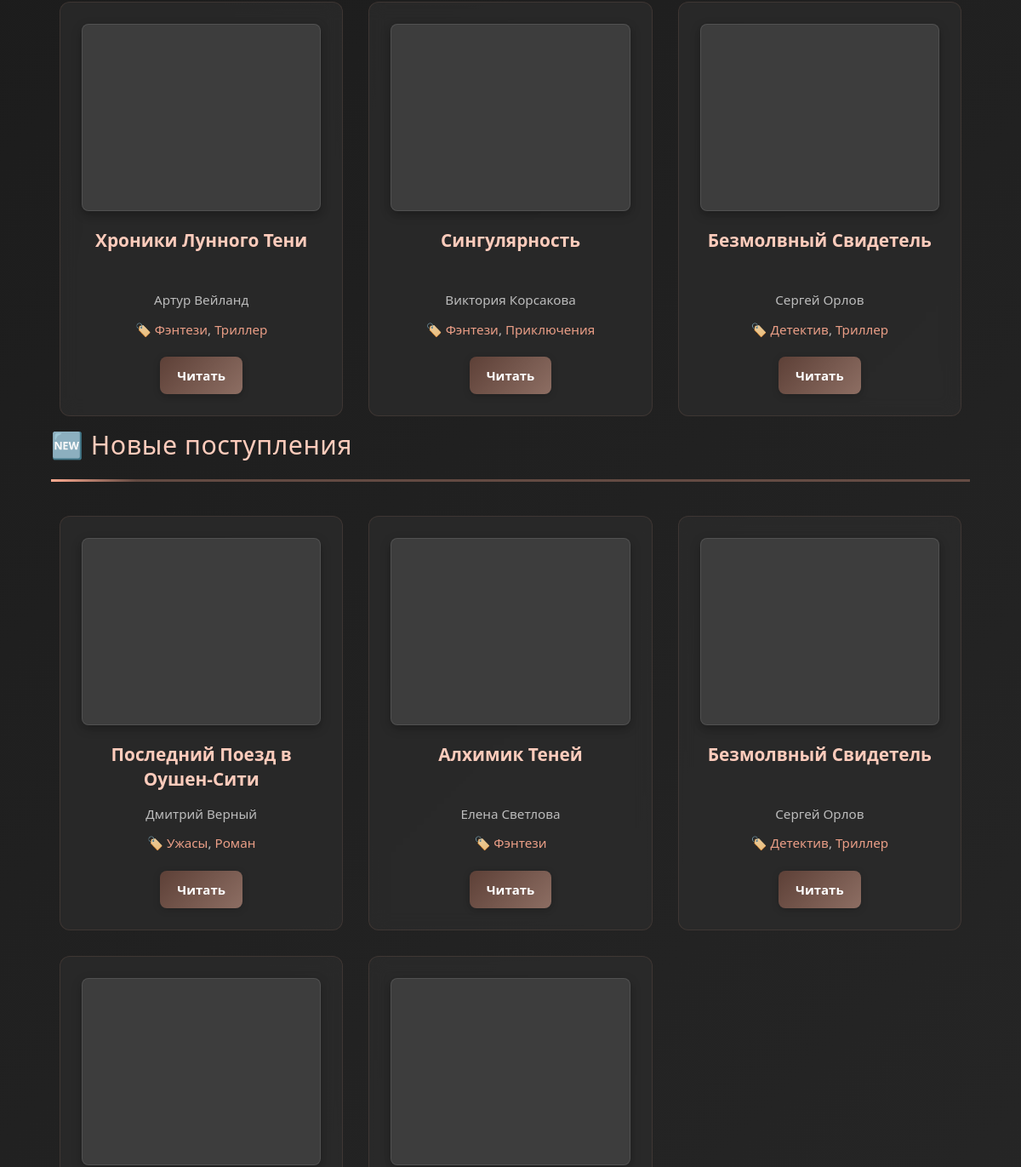
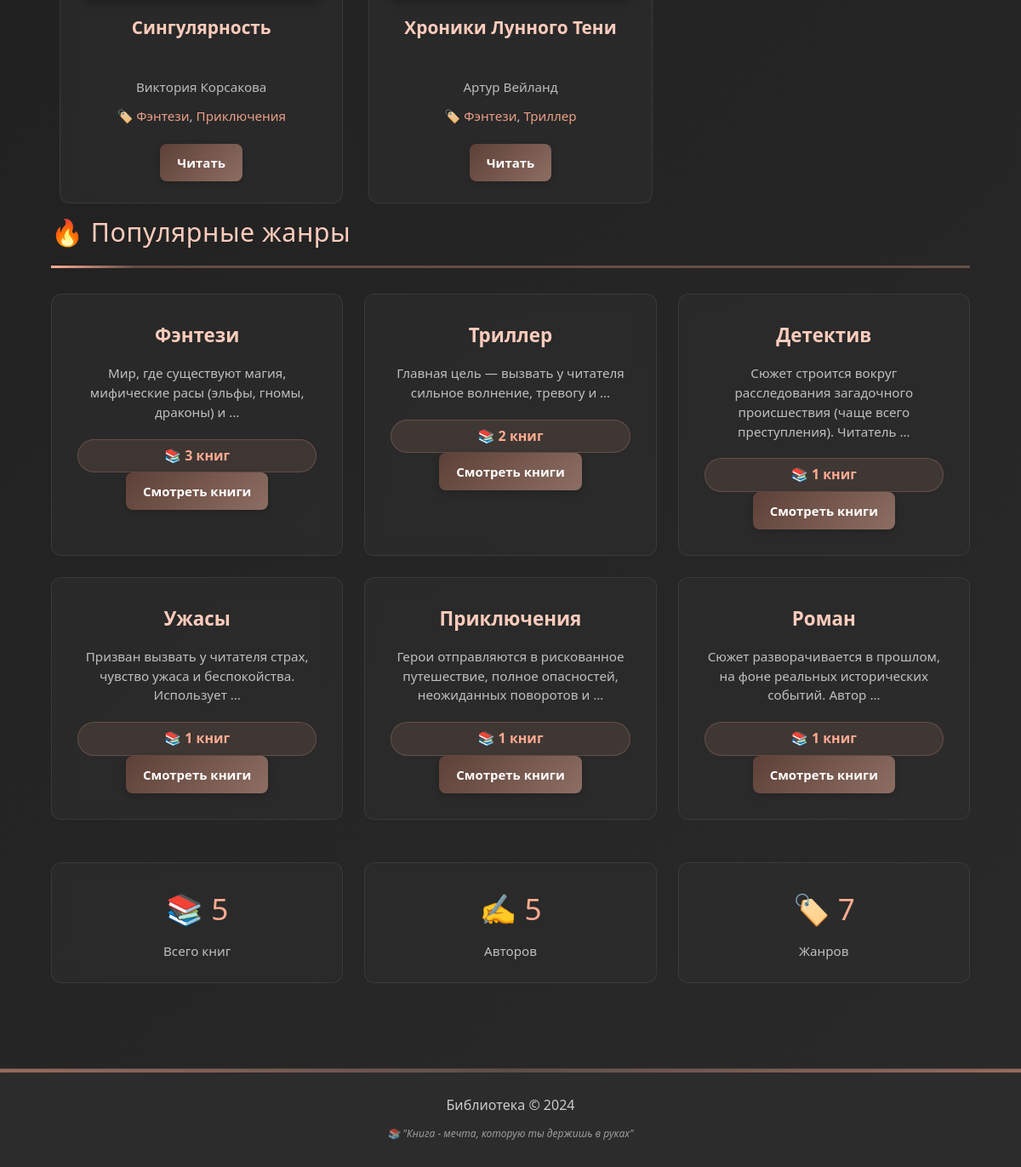
The app's page / (lower part), older data (2 pictures, top to bottom).
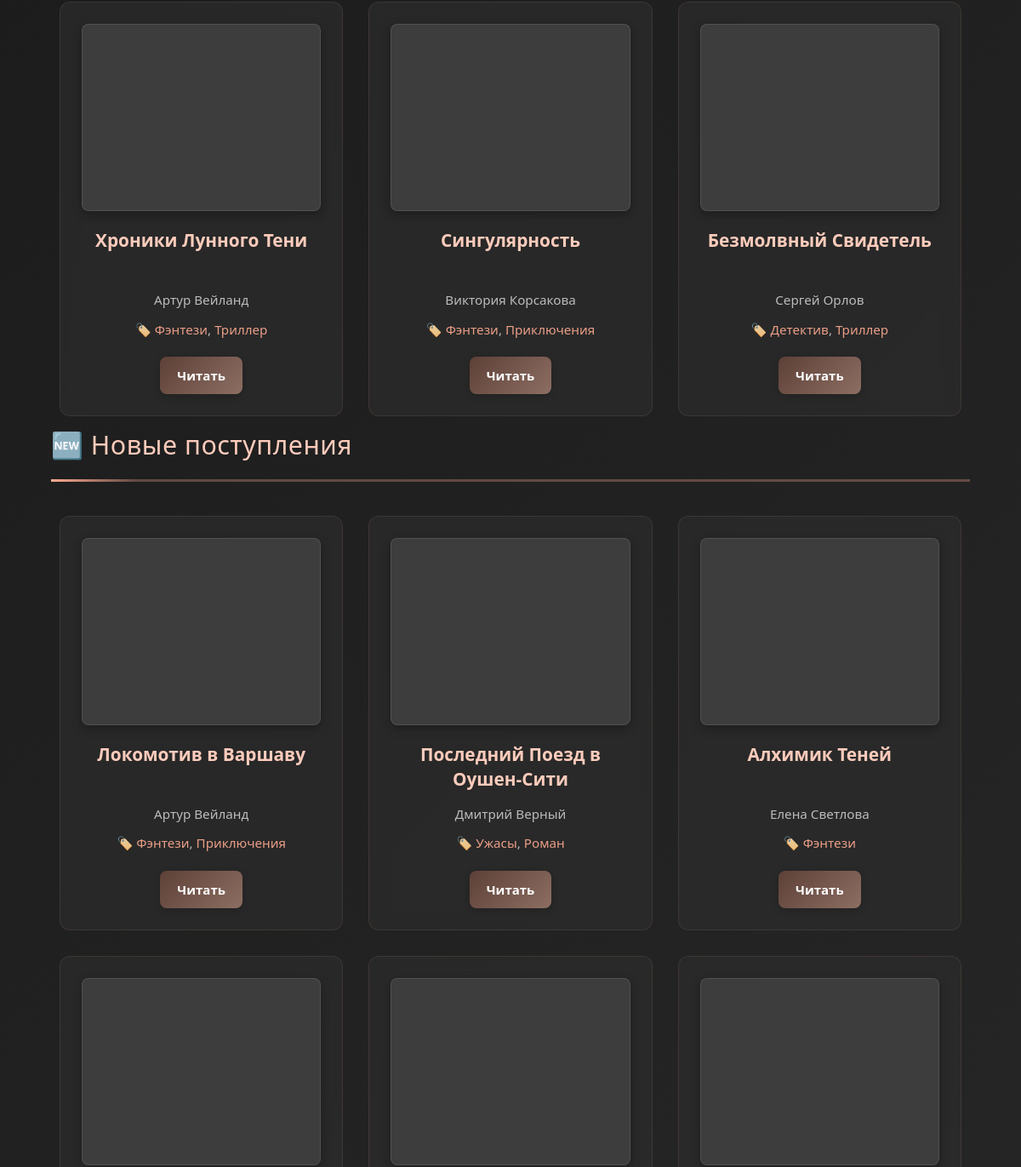
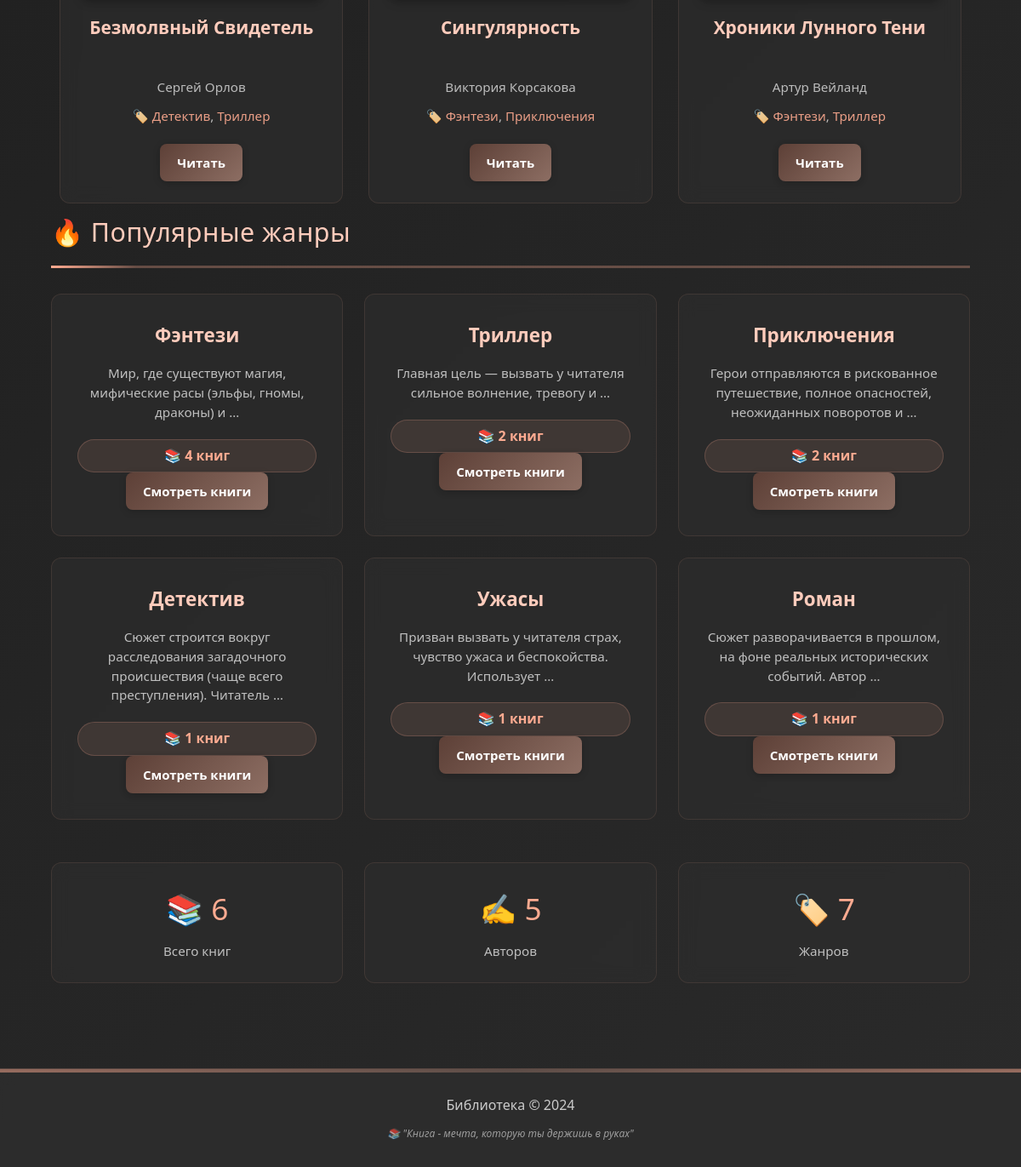
The same page, newer data (2 pictures, top to bottom).
### library/models.py (models this page shows, shortened)
class Book(models.Model):
    title = models.CharField(max_length=200, verbose_name="Название")
    author = models.ForeignKey(Author, on_delete=models.CASCADE, verbose_name="Автор")
    genres = models.ManyToManyField(Genre, blank=True, verbose_name="Жанры")
    year = models.IntegerField(verbose_name="Год издания")
    pages = models.IntegerField(null=True, blank=True, verbose_name="Количество страниц")
    description = models.TextField(blank=True, verbose_name="Описание")
    cover_url = models.URLField(blank=True, verbose_name="Ссылка на обложку")
    file_url = models.URLField(blank=True, verbose_name="Ссылка на файл книги")
    is_featured = models.BooleanField(default=False, verbose_name="Рекомендуемая")
    created_at = models.DateTimeField(auto_now_add=True)
    class Meta:
        verbose_name = "Книга"
        verbose_name_plural = "Книги"

class Author(models.Model):
    name = models.CharField(max_length=100, verbose_name="Имя автора")
    bio = models.TextField(blank=True, verbose_name="Биография")
    avatar_url = models.URLField(blank=True, verbose_name="Ссылка на аватар")
    birth_date = models.DateField(null=True, blank=True, verbose_name="Дата рождения")
    death_date = models.DateField(null=True, blank=True, verbose_name="Дата смерти")
    country = models.CharField(max_length=100, blank=True, verbose_name="Страна")
    created_at = models.DateTimeField(auto_now_add=True)
    class Meta:
        verbose_name = "Автор"
        verbose_name_plural = "Авторы"

class Genre(models.Model):
    name = models.CharField(max_length=100, verbose_name="Название жанра")
    description = models.TextField(blank=True, verbose_name="Описание жанра")
    class Meta:
        verbose_name = "Жанр"
        verbose_name_plural = "Жанры"

### library/views.py (the view)
# urls.py: path('', views.home, name='home'),
def home(request):
    featured_books = Book.objects.filter(is_featured=True, author__isnull=False).prefetch_related('genres', 'author')[:6]
    recent_books = Book.objects.filter(author__isnull=False).prefetch_related('genres', 'author').order_by('-created_at')[:8]
    total_books = Book.objects.filter(author__isnull=False).count()
    total_authors = Author.objects.count()
    total_genres = Genre.objects.count()
    popular_genres = Genre.objects.annotate(book_count=Count('book')).order_by('-book_count')[:6]
    return render(request, 'home.html', {
        'featured_books': featured_books,
        'recent_books': recent_books,
        'total_books': total_books,
        'total_authors': total_authors,
        'total_genres': total_genres,
        'popular_genres': popular_genres
    })

### library/templates/home.html (shortened to what this page needs)
{% extends 'base.html' %}
{% block content %}
{% if featured_books %}
<section class="featured-books">
    <div class="books-grid">
        {% for book in featured_books %}
        <div class="book-card">
            <div class="book-cover {% if not book.cover_url %}no-cover{% endif %}"
                 {% if book.cover_url %}style="background-image: url('{{ book.cover_url }}')"{% endif %}>
            </div>
            <h3 class="book-title">{{ book.title }}</h3>
            <p class="book-meta">{{ book.author.name }}</p>
            {% if book.genres.all %}
                <p class="book-meta">
                    🏷️
                    {% for genre in book.genres.all|slice:":2" %}
                        <span style="color: #ffab91;">{{ genre.name }}</span>{% if not forloop.last %}, {% endif %}
                    {% endfor %}
                </p>
            {% endif %}
            <a href="{% url 'book_detail' book.id %}" class="btn btn-read">Читать</a>
        </div>
        {% endfor %}
    </div>
</section>
{% endif %}
{% if recent_books %}
<section class="recent-books">
    <h2 class="section-title">🆕 Новые поступления</h2>
    <div class="books-grid">
        {% for book in recent_books %}
        <div class="book-card">
            <div class="book-cover {% if not book.cover_url %}no-cover{% endif %}"
                 {% if book.cover_url %}style="background-image: url('{{ book.cover_url }}')"{% endif %}>
            </div>
            <h3 class="book-title">{{ book.title }}</h3>
           <p class="book-meta">
    {% if book.author %}
        {{ book.author.name }}
    {% else %}
        <span style="color: #888;">Автор не указан</span>
    {% endif %}
</p>
            {% if book.genres.all %}
                <p class="book-meta">
                    🏷️
                    {% for genre in book.genres.all|slice:":2" %}
                        <span style="color: #ffab91;">{{ genre.name }}</span>{% if not forloop.last %}, {% endif %}
                    {% endfor %}
                </p>
            {% endif %}
            <a href="{% url 'book_detail' book.id %}" class="btn btn-read">Читать</a>
        </div>
        {% endfor %}
    </div>
</section>
{% endif %}
<section class="popular-genres">
    <h2 class="section-title">🔥 Популярные жанры</h2>
    <div class="genres-grid">
        {% for genre in popular_genres %}
        <div class="genre-card">
            <h3>{{ genre.name }}</h3>
            {% if genre.description %}
                <p>{{ genre.description|truncatewords:10 }}</p>
            {% endif %}
            <div class="book-count">📚 {{ genre.book_count }} книг</div>
            <a href="{% url 'genre_detail' genre.id %}" class="btn btn-view">Смотреть книги</a>
        </div>
        {% endfor %}
    </div>
</section>
<div class="stats">
    <div class="stat-item">
        <h3>📚 {{ total_books }}</h3>
        <p>Всего книг</p>
    </div>
    <div class="stat-item">
        <h3>✍️ {{ total_authors }}</h3>
        <p>Авторов</p>
    </div>
    <div class="stat-item">
        <h3>🏷️ {{ total_genres }}</h3>
        <p>Жанров</p>
    </div>
</div>
{% endblock %}

Row changes from the older to the newer data that the page shows:
computed for Genre "Фэнтези": book_count "3" → "4"
shown differently, row unchanged: Genre "Приключения": book_count "1" → "2"; moves up the list
added Book: title "Локомотив в Варшаву", author.name "Артур Вейланд", Genre (name "Фэнтези"), Genre (name "Приключения"), shown under "🆕 Новые поступления"
Text that changed along with them:
{{ total_books }}: "5" → "6"
